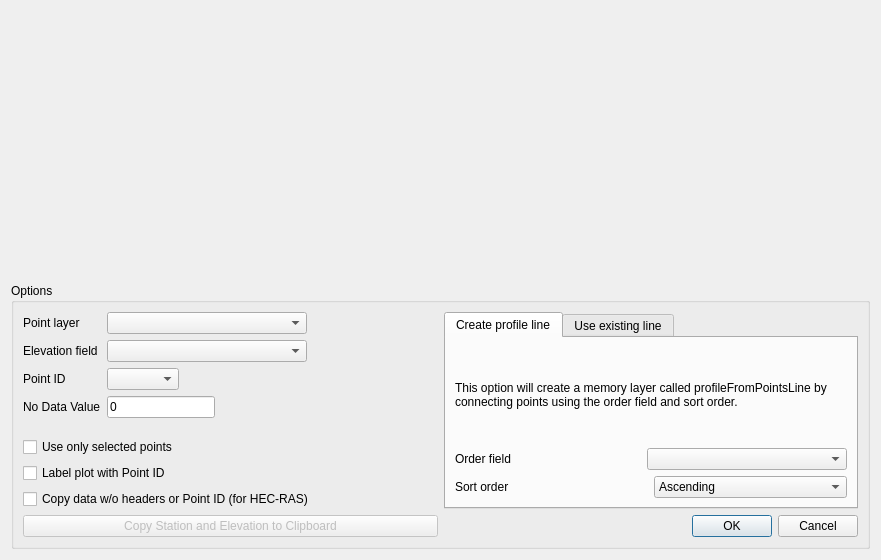
<?xml version="1.0" encoding="UTF-8"?>
<ui version="4.0">
 <class>ProfileFromPointsDialogBase</class>
 <widget class="QDialog" name="ProfileFromPointsDialogBase">
  <property name="geometry">
   <rect>
    <x>0</x>
    <y>0</y>
    <width>881</width>
    <height>560</height>
   </rect>
  </property>
  <property name="windowTitle">
   <string>ProfileFromPoints</string>
  </property>
  <layout class="QGridLayout" name="gridLayout_2">
   <item row="0" column="0">
    <layout class="QGridLayout" name="layoutPlot">
     <property name="sizeConstraint">
      <enum>QLayout::SetNoConstraint</enum>
     </property>
     <item row="1" column="0">
      <widget class="QWidget" name="toolbarWidget" native="true"/>
     </item>
     <item row="0" column="0">
      <widget class="QWidget" name="canvasWidget" native="true">
       <property name="sizePolicy">
        <sizepolicy hsizetype="Expanding" vsizetype="Expanding">
         <horstretch>0</horstretch>
         <verstretch>0</verstretch>
        </sizepolicy>
       </property>
       <zorder>groupBox</zorder>
      </widget>
     </item>
    </layout>
   </item>
   <item row="1" column="0">
    <widget class="QGroupBox" name="groupBox">
     <property name="sizePolicy">
      <sizepolicy hsizetype="Preferred" vsizetype="Preferred">
       <horstretch>0</horstretch>
       <verstretch>0</verstretch>
      </sizepolicy>
     </property>
     <property name="title">
      <string>Options</string>
     </property>
     <layout class="QHBoxLayout" name="horizontalLayout">
      <item>
       <layout class="QVBoxLayout" name="verticalLayout_4">
        <item>
         <layout class="QFormLayout" name="formLayout">
          <property name="fieldGrowthPolicy">
           <enum>QFormLayout::FieldsStayAtSizeHint</enum>
          </property>
          <item row="0" column="0">
           <widget class="QLabel" name="label">
            <property name="text">
             <string>Point layer</string>
            </property>
           </widget>
          </item>
          <item row="0" column="1">
           <widget class="QComboBox" name="uPointLayer">
            <property name="minimumSize">
             <size>
              <width>200</width>
              <height>0</height>
             </size>
            </property>
           </widget>
          </item>
          <item row="1" column="0">
           <widget class="QLabel" name="label_2">
            <property name="text">
             <string>Elevation field</string>
            </property>
           </widget>
          </item>
          <item row="1" column="1">
           <widget class="QComboBox" name="uZfield">
            <property name="minimumSize">
             <size>
              <width>200</width>
              <height>0</height>
             </size>
            </property>
           </widget>
          </item>
          <item row="2" column="0">
           <widget class="QLabel" name="label_8">
            <property name="text">
             <string>Point ID</string>
            </property>
           </widget>
          </item>
          <item row="2" column="1">
           <widget class="QComboBox" name="uPointID"/>
          </item>
          <item row="3" column="0">
           <widget class="QLabel" name="label_10">
            <property name="text">
             <string>No Data Value</string>
            </property>
           </widget>
          </item>
          <item row="3" column="1">
           <widget class="QLineEdit" name="lineEditNoData">
            <property name="text">
             <string>0</string>
            </property>
           </widget>
          </item>
         </layout>
        </item>
        <item>
         <widget class="QCheckBox" name="uSelectedPoints">
          <property name="text">
           <string>Use only selected points</string>
          </property>
         </widget>
        </item>
        <item>
         <widget class="QCheckBox" name="uPointIDlabels">
          <property name="text">
           <string>Label plot with Point ID</string>
          </property>
         </widget>
        </item>
        <item>
         <widget class="QCheckBox" name="uNoHeader">
          <property name="text">
           <string>Copy data w/o headers or Point ID (for HEC-RAS)</string>
          </property>
         </widget>
        </item>
        <item>
         <widget class="QPushButton" name="uCopytoClip">
          <property name="enabled">
           <bool>false</bool>
          </property>
          <property name="text">
           <string>Copy Station and Elevation to Clipboard</string>
          </property>
         </widget>
        </item>
       </layout>
      </item>
      <item>
       <layout class="QVBoxLayout" name="verticalLayout_7">
        <item>
         <widget class="QTabWidget" name="utabWidget">
          <property name="currentIndex">
           <number>0</number>
          </property>
          <widget class="QWidget" name="utabCreateLine">
           <attribute name="title">
            <string>Create profile line</string>
           </attribute>
           <layout class="QVBoxLayout" name="verticalLayout_2">
            <item>
             <widget class="QLabel" name="label_7">
              <property name="text">
               <string>This option will create a memory layer called profileFromPointsLine by connecting points using the order field and sort order.</string>
              </property>
              <property name="wordWrap">
               <bool>true</bool>
              </property>
             </widget>
            </item>
            <item>
             <layout class="QHBoxLayout" name="horizontalLayout_3">
              <item>
               <widget class="QLabel" name="label_3">
                <property name="text">
                 <string>Order field</string>
                </property>
               </widget>
              </item>
              <item>
               <widget class="QComboBox" name="uOrderField">
                <property name="sizePolicy">
                 <sizepolicy hsizetype="Preferred" vsizetype="Fixed">
                  <horstretch>0</horstretch>
                  <verstretch>0</verstretch>
                 </sizepolicy>
                </property>
                <property name="minimumSize">
                 <size>
                  <width>200</width>
                  <height>0</height>
                 </size>
                </property>
               </widget>
              </item>
             </layout>
            </item>
            <item>
             <layout class="QHBoxLayout" name="horizontalLayout_4">
              <item>
               <widget class="QLabel" name="label_4">
                <property name="text">
                 <string>Sort order</string>
                </property>
               </widget>
              </item>
              <item>
               <widget class="QComboBox" name="uOrder">
                <item>
                 <property name="text">
                  <string>Ascending</string>
                 </property>
                </item>
                <item>
                 <property name="text">
                  <string>Descending</string>
                 </property>
                </item>
               </widget>
              </item>
             </layout>
            </item>
           </layout>
          </widget>
          <widget class="QWidget" name="utabExistingLine">
           <attribute name="title">
            <string>Use existing line</string>
           </attribute>
           <layout class="QVBoxLayout" name="verticalLayout_3">
            <item>
             <widget class="QLabel" name="label_9">
              <property name="text">
               <string>This option will station the points using the line layer.</string>
              </property>
             </widget>
            </item>
            <item>
             <layout class="QHBoxLayout" name="horizontalLayout_5">
              <item>
               <widget class="QLabel" name="label_5">
                <property name="text">
                 <string>Line layer</string>
                </property>
               </widget>
              </item>
              <item>
               <widget class="QComboBox" name="uLineLayer">
                <property name="minimumSize">
                 <size>
                  <width>200</width>
                  <height>0</height>
                 </size>
                </property>
               </widget>
              </item>
             </layout>
            </item>
            <item>
             <layout class="QHBoxLayout" name="horizontalLayout_6">
              <item>
               <widget class="QLabel" name="label_6">
                <property name="text">
                 <string>Buffer distance from line (line layer units)</string>
                </property>
               </widget>
              </item>
              <item>
               <widget class="QLineEdit" name="uBuffer">
                <property name="autoFillBackground">
                 <bool>true</bool>
                </property>
                <property name="text">
                 <string/>
                </property>
               </widget>
              </item>
             </layout>
            </item>
            <item>
             <widget class="QCheckBox" name="uSelectedLine">
              <property name="text">
               <string>Use selected line only</string>
              </property>
              <property name="checked">
               <bool>false</bool>
              </property>
             </widget>
            </item>
           </layout>
          </widget>
         </widget>
        </item>
        <item>
         <widget class="QDialogButtonBox" name="buttonBox">
          <property name="orientation">
           <enum>Qt::Horizontal</enum>
          </property>
          <property name="standardButtons">
           <set>QDialogButtonBox::Cancel|QDialogButtonBox::Ok</set>
          </property>
         </widget>
        </item>
       </layout>
      </item>
     </layout>
    </widget>
   </item>
  </layout>
 </widget>
 <resources/>
 <connections/>
</ui>
